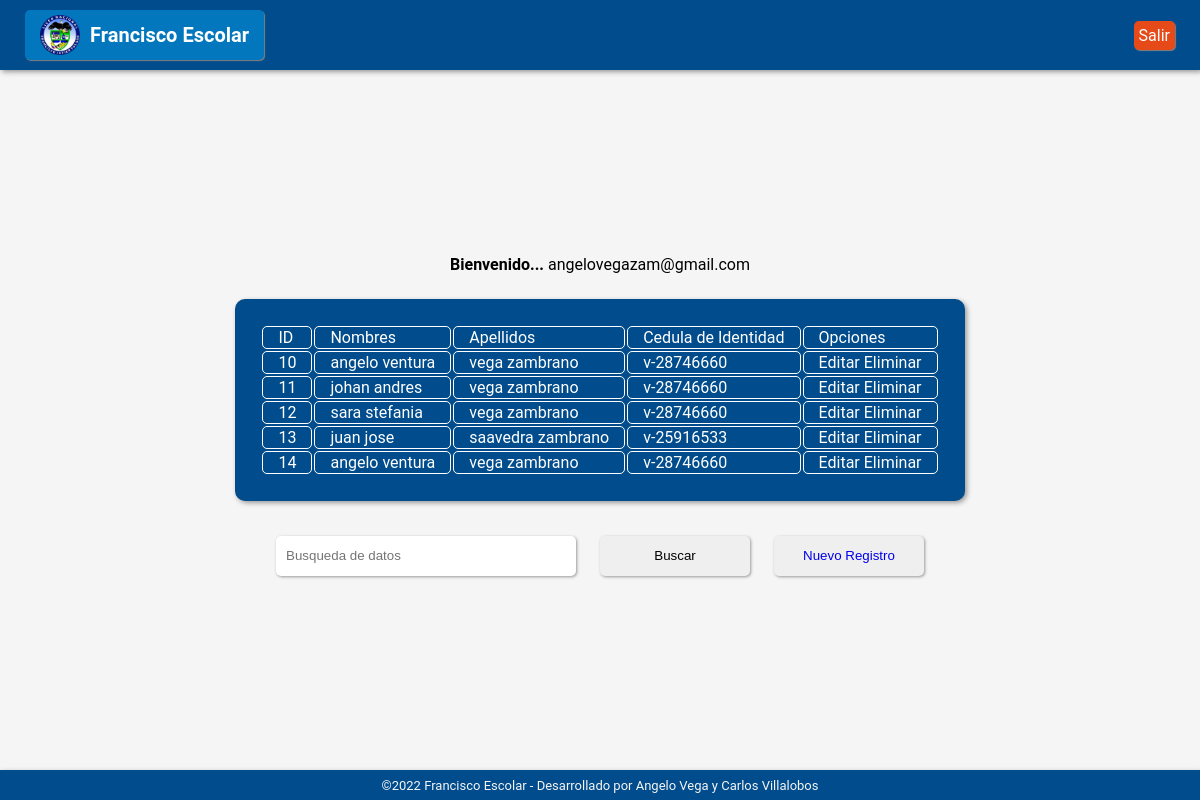
Page /index.php (signed in) on the committed database.
### tables this page shows
CREATE TABLE `acceso_usuarios` (
  `id` int(11) NOT NULL,
  `email` varchar(200) NOT NULL,
  `password` varchar(200) NOT NULL
);

CREATE TABLE `registro_estudiantes` (
  `id` int(11) NOT NULL,
  `nombres` varchar(30) NOT NULL,
  `apellidos` varchar(30) NOT NULL,
  `cedula_identidad` varchar(12) NOT NULL,
  `cedula_escolar` varchar(15) NOT NULL,
  `fecha_nacimiento` date NOT NULL,
  `sexo` varchar(10) NOT NULL,
  `lugar_nacimiento` varchar(250) NOT NULL,
  `direccion_actual` varchar(250) NOT NULL,
  `punto_referencia` varchar(250) NOT NULL,
  `correo_electronico` varchar(50) NOT NULL,
  `numero_telefono` varchar(11) NOT NULL,
  `nombres_repre` varchar(30) NOT NULL,
  `apellidos_repre` varchar(30) NOT NULL,
  `cedula_id_repre` varchar(12) NOT NULL,
  `lugar_nac_repre` varchar(250) NOT NULL,
  `parentesco_repre` varchar(20) NOT NULL,
  `estado_civil_repre` varchar(10) NOT NULL,
  `correo_electronico_repre` varchar(50) NOT NULL,
  `numero_telefono_repre` varchar(11) NOT NULL,
  `numero_telefono_repre_otro` varchar(11) NOT NULL,
  `fecha_registro` timestamp NOT NULL DEFAULT current_timestamp()
);

### mostrar-datos.php (the view)
<?php
	$conn=mysqli_connect(
	'localhost',
	'root',
	'',
	'francisco_escolar'
	);
?>
<div class="contenedor-tablas">
    <table class="tablas">
		<tr>
			<td>ID</td>
			<td>Nombres</td>
			<td>Apellidos</td>
			<td>Cedula de Identidad</td>
			<td>Opciones</td>
		</tr>
		<?php
			$sql="SELECT * from registro_estudiantes";
			$result=mysqli_query($conn,$sql);
			while($mostrar=mysqli_fetch_array($result)){
		?>
		<tr>
			<td><?php echo $mostrar['id'] ?></td>
			<td><?php echo $mostrar['nombres'] ?></td>
			<td><?php echo $mostrar['apellidos'] ?></td>
			<td><?php echo $mostrar['cedula_identidad'] ?></td>
			<td>
			<a href="edit.php?id=<?php echo $mostrar['id']?>" class="btn btn-secondary" style="color:white;">
                Editar<i class="fas fa-marker" style="color:white;"></i>
              </a>
              <a href="delete_task.php?id=<?php echo $mostrar['id']?>" class="btn btn-danger" style="color:white;">
                Eliminar<i class="far fa-trash-alt" style="color:white;"></i>
              </a>
			</td>
		</tr>
		<?php
		}
	 	?>
	</table>
</div>

### index.php (shortened to what this page needs)
<?php
  require 'database.php';
  if (isset($_SESSION['user_id'])) {
    $records = $conn->prepare('SELECT id, email, password FROM acceso_usuarios WHERE id = :id');
    $records->bindParam(':id', $_SESSION['user_id']);
    $records->execute();
    $results = $records->fetch(PDO::FETCH_ASSOC);
    $user = null;
    if (count($results) > 0) {
      $user = $results;
    }
  }
?>
<!DOCTYPE html>
<html>
<head>
    <?php require 'head.php' ?>
</head>
<body class="body">
    <header class="header">
        <?php require 'header.php' ?>
    </header>
    <div>
    <main class="main-consultas">
    <?php if(!empty($user)): ?>
        <p> <strong>Bienvenido...</strong> <?= $user['email']; ?></p>
        <?php require 'mostrar-datos.php' ?>
        <div class="menu-info-tablas">
	          <input class="menu-info-botones" type="search" name="buscar-tablas" id="buscar-tablas" placeholder="Busqueda de datos"
                style="
                    width:300px;
                "
            >
	          <input style="cursor:pointer;" class="menu-info-botones" type="submit" value="Buscar">
            <button style="cursor:pointer;" id="id-menu-info-botones" class="menu-info-botones"><a href="registro.php">Nuevo Registro</a></button>
        </div>
    <?php else: ?>
      <p class="titulos" >Por favor inicie sesión para entrar al sistema.</p><br>
      <a href="login.php">Iniciar Sesión</a>
    <?php endif; ?>
    </main>
    </div>
    <footer class="footer">
        <?php require 'footer.php' ?>
    </footer>
</body>
</html>

### head.php (shortened to what this page needs)
<link rel="stylesheet" href="./estilos.css">

### header.php (shortened to what this page needs)
<a href="./" class="header-logo">
    <img src="escudo-fjp.png" alt="Logo escudo del L.N. FJP">
    <span>Francisco Escolar</span>
</a>
<a href="./logout.php" class="header-opcion-salir">
    Salir
</a>

### footer.php (shortened to what this page needs)
<span>©2022 Francisco Escolar - Desarrollado por Angelo Vega y Carlos Villalobos</span>

### estilos.css (style rules this page uses)
* { box-sizing: border-box; padding: 0; margin: 0; }
html { background-color: whitesmoke; }
.body { min-width: 100%; max-width: 100vw; height: 100vh; font-family: 'Roboto', sans-serif; font-size: 16px; display: flex; flex-direction: column; justify-content: space-between; }
.main-consultas { display: flex; flex-direction: column; justify-content: space-between; align-items: center; width: 100%; height: 100%; padding: 50px; }
.contenedor-tablas { background-color: #004c8c; border-radius: 10px; box-shadow: 2px 2px 5px #999; color: white; margin: 25px; padding: 25px; }
input, .input { width: 250px; height: 40px; margin: 10px; padding: 10px; border-radius: 5px; border-style: none; box-shadow: 1px 1px 3px #999; }
.tablas tr td { padding: 1px 15px; border: solid 1px; margin: 0px; border-radius: 5px; }
.menu-info-botones, #menu-info-botones a { width: 150px; height: 40px; margin: 10px; padding: 10px; border-radius: 5px; border-style: none; box-shadow: 1px 1px 3px #999; }

### header.php (style rules this page uses)
.header { padding: 5px 25px; min-width: 100%; width: 100%; min-height: 70px; max-height: 70px; background: #004c8c; display: flex; justify-content: space-between; align-items: center; box-shadow: 2px 2px 5px #999; }
.header-logo { display: flex; align-items: center; background-color: #0277bd; border-radius: 5px; padding: 5px 15px; box-shadow: 1px 1px 1px gray; }
.header-logo img { width: 40px; height: 40px; margin-right: 10px; }
.header-logo span { font-size: 20px; font-weight: bold; color: white; }
.header-opcion-salir { font-size: 16px; background-color: #e64a19; color: white; border-radius: 5px; padding: 5px; box-shadow: 1px 1px 1px gray; }
a { list-style: none; text-decoration: none; }

### footer.php (style rules this page uses)
.footer { box-shadow: 2px 2px 5px #999; background-color: #004c8c; color: whitesmoke; width: 100%; min-width: 100%; max-width: 100%; min-height: 30px; max-height: 30px; display: flex; justify-content: center; align-items: center; font-size: 13px; }

### rows in the picture
acceso_usuarios: email "angelovegazam@gmail.com"
registro_estudiantes: id "10", nombres "angelo ventura", apellidos "vega zambrano", cedula_identidad "v-28746660"
registro_estudiantes: id "11", nombres "johan andres", apellidos "vega zambrano", cedula_identidad "v-28746660"
registro_estudiantes: id "12", nombres "sara stefania", apellidos "vega zambrano", cedula_identidad "v-28746660"
registro_estudiantes: id "13", nombres "juan jose", apellidos "saavedra zambrano", cedula_identidad "v-25916533"
registro_estudiantes: id "14", nombres "angelo ventura", apellidos "vega zambrano", cedula_identidad "v-28746660"
